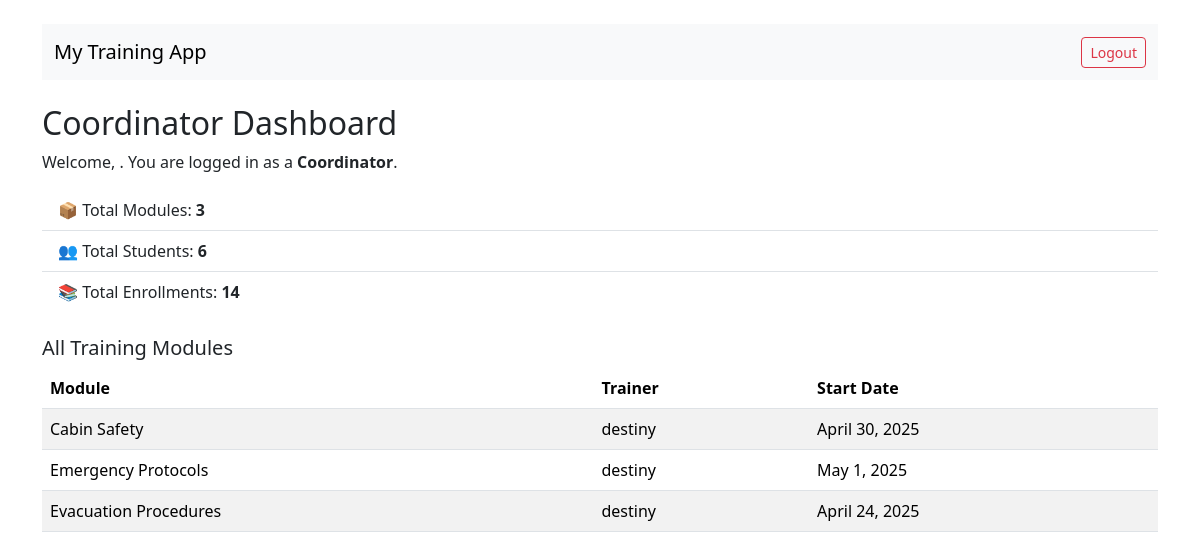
Screenshot of /coordinator/ (signed in) with the database file from the repository.
### flights/models.py (models this page shows, shortened)
class Module(models.Model):
    title = models.CharField(max_length=100)
    description = models.TextField()
    start_date = models.DateField()
    trainer = models.ForeignKey(User, on_delete=models.CASCADE, related_name="modules")
    video_url = models.URLField(blank=True, null=True)  # field for video

### flights/views.py (the view)
# urls.py: path('coordinator/', views.coordinator_dashboard, name='coordinator_dashboard'),  # Coordinator dashboard
@login_required
def coordinator_dashboard(request):
    if not is_coordinator(request.user):  # Check if user is not a coordinator
        return redirect('home')  # Send them home
    total_modules = Module.objects.count()  # Count all modules
    total_students = User.objects.filter(is_staff=False).count()  # Count all students
    total_enrollments = Enrollment.objects.count()  # Count all enrollments
    modules = Module.objects.all()  # Get all modules
    return render(request, 'flights/coordinator_dashboard.html', {
        'total_modules': total_modules,  # Pass total modules
        'total_students': total_students,  # Pass total students
        'total_enrollments': total_enrollments,  # Pass total enrollments
        'modules': modules  # Pass all modules
    })

### flights/views.py (called while the page is built)
def is_coordinator(user):
    return user.groups.filter(name='Coordinator').exists()

### flights/templates/flights/coordinator_dashboard.html (shortened to what this page needs)
{% extends "flights/base.html" %}
{% block content %}
<h2>Coordinator Dashboard</h2>
<p>Welcome, {{ user.first_name }}. You are logged in as a <strong>Coordinator</strong>.</p>
<ul class="list-group list-group-flush mb-4">
    <li class="list-group-item">📦 Total Modules: <strong>{{ total_modules }}</strong></li>
    <li class="list-group-item">👥 Total Students: <strong>{{ total_students }}</strong></li>
    <li class="list-group-item">📚 Total Enrollments: <strong>{{ total_enrollments }}</strong></li>
</ul>
<h5>All Training Modules</h5>
<table class="table table-striped">
    <thead>
        <tr>
            <th>Module</th>
            <th>Trainer</th>
            <th>Start Date</th>
        </tr>
    </thead>
    <tbody>
        {% for module in modules %}
        <tr>
            <td>{{ module.title }}</td>
            <td>{{ module.trainer.username }}</td>
            <td>{{ module.start_date }}</td>
        </tr>
        {% empty %}
        <tr>
            <td colspan="3">No modules found.</td>
        </tr>
        {% endfor %}
    </tbody>
</table>
{% endblock %}

### rows the page displays
Module: title "Cabin Safety", trainer.username "destiny", start_date "April 30, 2025"
Module: title "Emergency Protocols", trainer.username "destiny", start_date "May 1, 2025"
Module: title "Evacuation Procedures", trainer.username "destiny", start_date "April 24, 2025"

### other values shown
{{ total_modules }} "3"
{{ total_students }} "6"
{{ total_enrollments }} "14"
